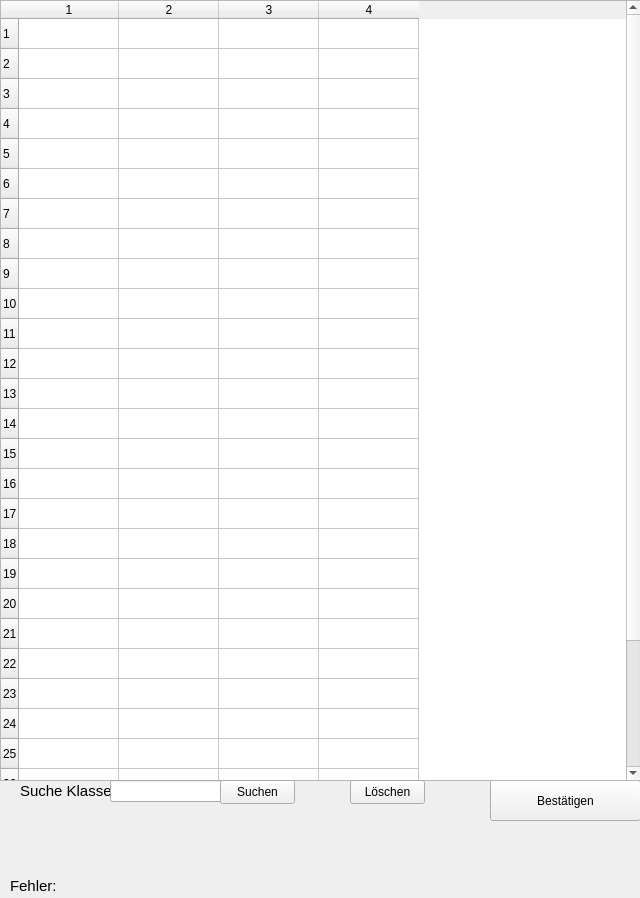
<?xml version="1.0" encoding="UTF-8"?>
<ui version="4.0">
 <class>Form</class>
 <widget class="QWidget" name="Form">
  <property name="geometry">
   <rect>
    <x>0</x>
    <y>0</y>
    <width>640</width>
    <height>898</height>
   </rect>
  </property>
  <property name="windowTitle">
   <string>Form</string>
  </property>
  <widget class="QPushButton" name="pushButton">
   <property name="geometry">
    <rect>
     <x>490</x>
     <y>780</y>
     <width>151</width>
     <height>41</height>
    </rect>
   </property>
   <property name="text">
    <string>Bestätigen</string>
   </property>
  </widget>
  <widget class="QTableWidget" name="tableWidget">
   <property name="geometry">
    <rect>
     <x>0</x>
     <y>0</y>
     <width>641</width>
     <height>781</height>
    </rect>
   </property>
   <property name="rowCount">
    <number>30</number>
   </property>
   <property name="columnCount">
    <number>4</number>
   </property>
   <row/>
   <row/>
   <row/>
   <row/>
   <row/>
   <row/>
   <row/>
   <row/>
   <row/>
   <row/>
   <row/>
   <row/>
   <row/>
   <row/>
   <row/>
   <row/>
   <row/>
   <row/>
   <row/>
   <row/>
   <row/>
   <row/>
   <row/>
   <row/>
   <row/>
   <row/>
   <row/>
   <row/>
   <row/>
   <row/>
   <column/>
   <column/>
   <column/>
   <column/>
  </widget>
  <widget class="QLabel" name="label">
   <property name="geometry">
    <rect>
     <x>20</x>
     <y>780</y>
     <width>91</width>
     <height>21</height>
    </rect>
   </property>
   <property name="font">
    <font>
     <pointsize>11</pointsize>
    </font>
   </property>
   <property name="text">
    <string>Suche Klasse</string>
   </property>
  </widget>
  <widget class="QLineEdit" name="lineEdit">
   <property name="geometry">
    <rect>
     <x>110</x>
     <y>780</y>
     <width>113</width>
     <height>22</height>
    </rect>
   </property>
  </widget>
  <widget class="QPushButton" name="pushButton_2">
   <property name="geometry">
    <rect>
     <x>220</x>
     <y>780</y>
     <width>75</width>
     <height>24</height>
    </rect>
   </property>
   <property name="text">
    <string>Suchen</string>
   </property>
  </widget>
  <widget class="QLabel" name="label_2">
   <property name="geometry">
    <rect>
     <x>10</x>
     <y>875</y>
     <width>491</width>
     <height>21</height>
    </rect>
   </property>
   <property name="font">
    <font>
     <pointsize>11</pointsize>
    </font>
   </property>
   <property name="text">
    <string>Fehler:</string>
   </property>
  </widget>
  <widget class="QPushButton" name="pushButton_3">
   <property name="geometry">
    <rect>
     <x>350</x>
     <y>780</y>
     <width>75</width>
     <height>24</height>
    </rect>
   </property>
   <property name="text">
    <string>Löschen</string>
   </property>
  </widget>
 </widget>
 <resources/>
 <connections/>
</ui>
